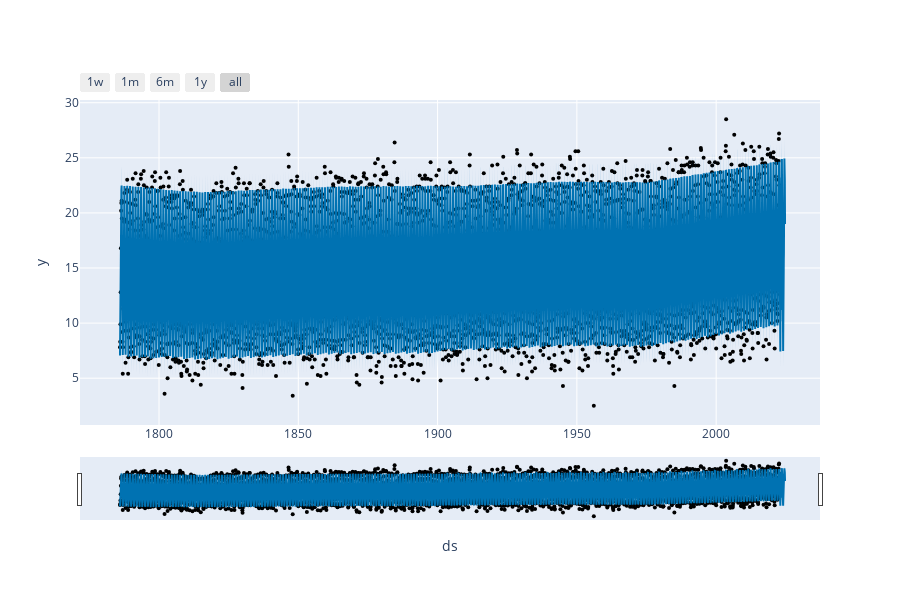

The notebook cell this image was saved under:
### Code cell
model = Prophet()
model.fit(forecast_data)
forecasts = model.make_future_dataframe(periods=660)
predictions = model.predict(forecasts)
plot_plotly(model, predictions)

### Figure 1 — Plotly figure (JSON) as saved in the notebook; plotly's stock layout.template omitted (floating-point values rounded to 4 significant figures; data arrays with more than 128 entries replaced by an {"elided": "..."} marker saying what was removed)
{"data": [{"marker": {"color": "black", "size": 4}, "mode": "markers", "name": "Actual", "type": "scatter", "x": {"elided": "2844 str values"}, "y": {"elided": "2844 float values"}}, {"hoverinfo": "skip", "line": {"width": 0}, "mode": "lines", "type": "scatter", "x": {"elided": "3504 str values"}, "y": {"elided": "3504 float values"}}, {"fill": "tonexty", "fillcolor": "rgba(0, 114, 178, 0.2)", "line": {"color": "#0072B2", "width": 2}, "mode": "lines", "name": "Predicted", "type": "scatter", "x": {"elided": "3504 str values"}, "y": {"elided": "3504 float values"}}, {"fill": "tonexty", "fillcolor": "rgba(0, 114, 178, 0.2)", "hoverinfo": "skip", "line": {"width": 0}, "mode": "lines", "type": "scatter", "x": {"elided": "3504 str values"}, "y": {"elided": "3504 float values"}}], "layout": {"height": 600, "showlegend": false, "width": 900, "xaxis": {"rangeselector": {"buttons": [{"count": 7, "label": "1w", "step": "day", "stepmode": "backward"}, {"count": 1, "label": "1m", "step": "month", "stepmode": "backward"}, {"count": 6, "label": "6m", "step": "month", "stepmode": "backward"}, {"count": 1, "label": "1y", "step": "year", "stepmode": "backward"}, {"step": "all"}]}, "rangeslider": {"visible": true}, "title": {"text": "ds"}, "type": "date"}, "yaxis": {"title": {"text": "y"}}}}
